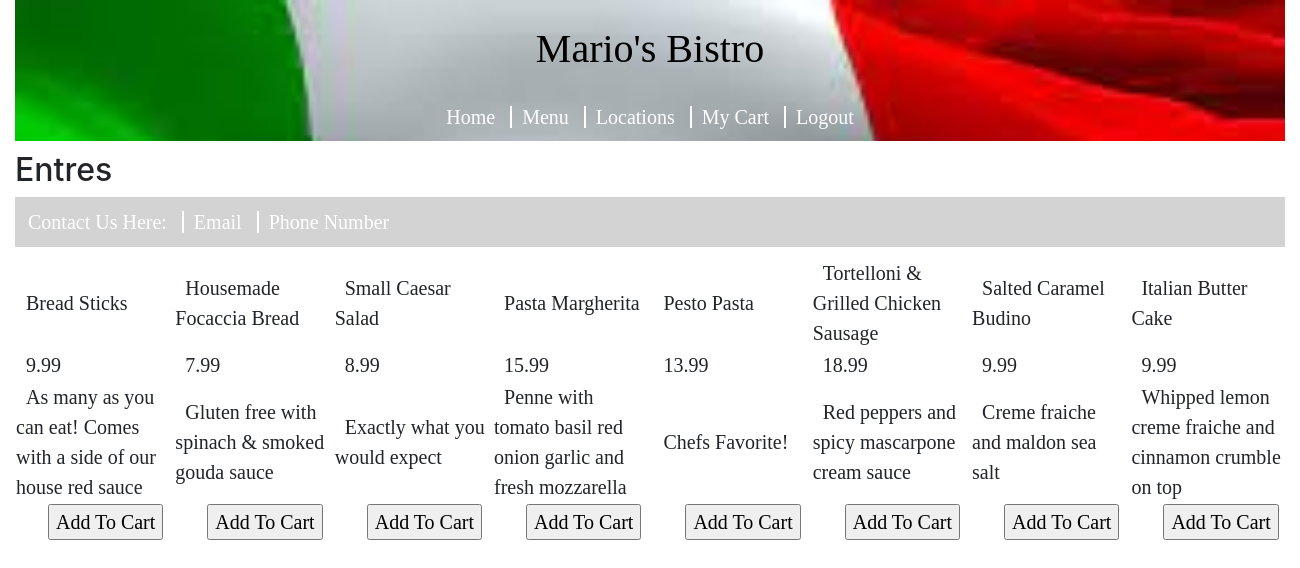
The page /menu.php (signed in) on the database its author committed.
### tables this page shows
CREATE TABLE IF NOT EXISTS menuItem (
  id int(11) NOT NULL,
  name varchar(255) NOT NULL,
  price double NOT NULL,
  description varchar(255),
  inStock tinyint(1) NOT NULL,
  PRIMARY KEY(id)
);

### menu.php (the view, shortened to what this page needs)
<?php
  require('database.php');
  $queryMenu = 'SELECT * FROM menuItem';
  $itemNames = $db->query($queryMenu);
  $itemPrices = $db->query($queryMenu);
  $itemDescriptions = $db->query($queryMenu);
  $itemButtons = $db->query($queryMenu);
 ?>
 <!DOCTYPE html>
 <html>
     <head>
         <link rel="stylesheet" href="index.css">
 	       <link rel="stylesheet" href="https://stackpath.bootstrapcdn.com/bootstrap/4.1.1/css/bootstrap.min.css">
     </head>
     <body class="container-fluid">
       <header>
         <h1>Mario's Bistro</h1>
 	       <nav>
           <a class="link" href = "index.php"> Home </a>
           <a class="link" href = "menu.php"> Menu </a>
           <a class="link" href = "locations.php"> Locations </a>
           <a class="link" href = "cart.php"> My Cart </a>
           <?php
           $email = $_SESSION['email'];
           $isLoggedIn = "Login";
           $phpPage = "login.php";
           if (isset($email)) {
             $isLoggedIn = "Logout";
             $phpPage = "logout.php";
           }
            ?>
           <a class="link" href=<?php echo $phpPage ?>>  <?php echo $isLoggedIn ?> </a>
         </nav>
       </header>
       <div>
         <h2 class="entres_title"> Entres </h2>
         <table>
           <tr>
             <?php foreach ($itemNames as $item): ?>
               <td><a><?php echo $item['name']?></a></td>
             <?php endforeach; ?>
           </tr>
           <tr>
             <?php foreach ($itemPrices as $item): ?>
               <td><a><?php echo $item['price']?></a></td>
             <?php endforeach; ?>
           </tr>
           <tr>
             <?php foreach ($itemDescriptions as $item): ?>
               <td><a><?php echo $item['description']?></a></td>
             <?php endforeach; ?>
           </tr>
           <tr>
             <?php foreach($itemButtons as $item): ?>
                <td>
                  <form action="addToCart.php" method="post">
                    <a><input type="hidden" name="itemId" value="<?php echo $item['id']?>"></a>
                    <a><input type="submit" name="add" value="Add To Cart"></a>
                  </form>
                </td>
             <?php endforeach; ?>
           </tr>
       </div>
       <footer>
       	<nav id="socials">
       	  <a style="color: white"> Contact Us Here: </a>
       	  <a class="link" href = "" target="_blank"> Email </a>
       	  <a class="link" href = "" target="_blank"> Phone Number </a>
       	</nav>
       </footer>
     </body>
 </html>

### index.css (style rules this page uses)
body { background-color: tan; }
header { color: black; background-image: url('flag.jpeg'); background-size: cover; text-align: center; font-family: Impact; font-size: 40px; padding-top: 10px; }
h1 { padding-top: 15px; padding-bottom: 0px; }
a { width: 100%; text-decoration: none; font-size: 20px; color: yellow; text-align: center; font-family: Verdana; border-right: 2px solid #FFFFFF; padding-right: 10px; padding-left: 10px; padding-top: 0; padding-bottom: 0; }
a:last-child { border-right: 0; }
footer { color: black; background-color: lightgray; font: Verdana; padding: 3px; padding-top: 10px; padding-bottom: 10px; margin-bottom: 10px; }
div { padding-top: 10px; padding-bottom: 10px; font-size: 18px; }
@media (min-width: 1000px) { div { padding-bottom: 30px; } }
.link { color: white; }

### rows shown on the page
menuitem: name "Bread Sticks", price "9.99", description "As many as you can eat! Comes with a side of our house red sauce"
menuitem: name "Housemade Focaccia Bread", price "7.99", description "Gluten free with spinach & smoked gouda sauce"
menuitem: name "Small Caesar Salad", price "8.99", description "Exactly what you would expect"
menuitem: name "Pasta Margherita", price "15.99", description "Penne with tomato basil red onion garlic and fresh mozzarella"
menuitem: name "Pesto Pasta", price "13.99", description "Chefs Favorite!"
menuitem: name "Tortelloni & Grilled Chicken Sausage", price "18.99", description "Red peppers and spicy mascarpone cream sauce"
menuitem: name "Salted Caramel Budino", price "9.99", description "Creme fraiche and maldon sea salt"
menuitem: name "Italian Butter Cake", price "9.99", description "Whipped lemon creme fraiche and cinnamon crumble on top"

### other values the page prints
$isLoggedIn "Logout"
